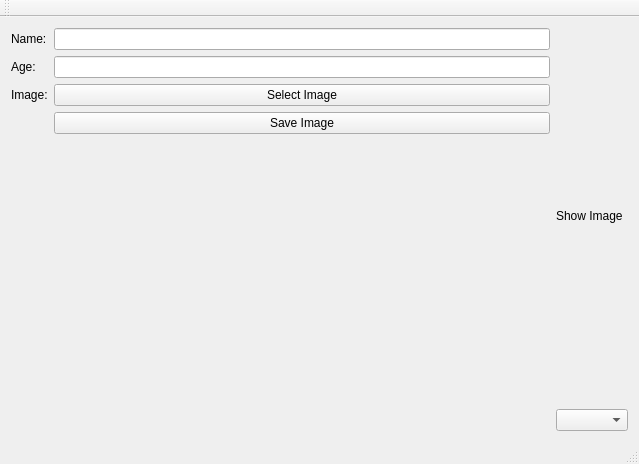
<?xml version="1.0" encoding="UTF-8"?>
<ui version="4.0">
 <class>MainWindow</class>
 <widget class="QMainWindow" name="MainWindow">
  <property name="geometry">
   <rect>
    <x>0</x>
    <y>0</y>
    <width>639</width>
    <height>464</height>
   </rect>
  </property>
  <property name="windowTitle">
   <string>MainWindow</string>
  </property>
  <widget class="QWidget" name="centralWidget">
   <layout class="QVBoxLayout" name="verticalLayout">
    <item>
     <layout class="QGridLayout" name="gridLayout">
      <item row="1" column="1">
       <widget class="QLineEdit" name="txtAge">
        <property name="sizePolicy">
         <sizepolicy hsizetype="Expanding" vsizetype="Fixed">
          <horstretch>0</horstretch>
          <verstretch>0</verstretch>
         </sizepolicy>
        </property>
       </widget>
      </item>
      <item row="4" column="0" colspan="2">
       <widget class="QLabel" name="lblResult">
        <property name="sizePolicy">
         <sizepolicy hsizetype="Preferred" vsizetype="Expanding">
          <horstretch>0</horstretch>
          <verstretch>0</verstretch>
         </sizepolicy>
        </property>
        <property name="text">
         <string/>
        </property>
       </widget>
      </item>
      <item row="0" column="1">
       <widget class="QLineEdit" name="txtName">
        <property name="sizePolicy">
         <sizepolicy hsizetype="Expanding" vsizetype="Fixed">
          <horstretch>0</horstretch>
          <verstretch>0</verstretch>
         </sizepolicy>
        </property>
       </widget>
      </item>
      <item row="2" column="0">
       <widget class="QLabel" name="lblImage">
        <property name="text">
         <string>Image:</string>
        </property>
       </widget>
      </item>
      <item row="3" column="1">
       <widget class="QPushButton" name="btnSaveImage">
        <property name="sizePolicy">
         <sizepolicy hsizetype="Minimum" vsizetype="Fixed">
          <horstretch>0</horstretch>
          <verstretch>0</verstretch>
         </sizepolicy>
        </property>
        <property name="text">
         <string>Save Image</string>
        </property>
       </widget>
      </item>
      <item row="2" column="1">
       <widget class="QPushButton" name="pushButton">
        <property name="sizePolicy">
         <sizepolicy hsizetype="Minimum" vsizetype="Fixed">
          <horstretch>0</horstretch>
          <verstretch>0</verstretch>
         </sizepolicy>
        </property>
        <property name="text">
         <string>Select Image</string>
        </property>
       </widget>
      </item>
      <item row="0" column="0">
       <widget class="QLabel" name="lablName">
        <property name="text">
         <string>Name:</string>
        </property>
       </widget>
      </item>
      <item row="1" column="0">
       <widget class="QLabel" name="lblAge">
        <property name="text">
         <string>Age:</string>
        </property>
       </widget>
      </item>
      <item row="5" column="2">
       <widget class="QComboBox" name="comboBox"/>
      </item>
      <item row="0" column="2" rowspan="5">
       <widget class="QLabel" name="lblShowImage">
        <property name="sizePolicy">
         <sizepolicy hsizetype="Preferred" vsizetype="Expanding">
          <horstretch>0</horstretch>
          <verstretch>0</verstretch>
         </sizepolicy>
        </property>
        <property name="text">
         <string>Show Image</string>
        </property>
       </widget>
      </item>
     </layout>
    </item>
   </layout>
  </widget>
  <widget class="QMenuBar" name="menuBar">
   <property name="geometry">
    <rect>
     <x>0</x>
     <y>0</y>
     <width>639</width>
     <height>25</height>
    </rect>
   </property>
  </widget>
  <widget class="QToolBar" name="mainToolBar">
   <attribute name="toolBarArea">
    <enum>TopToolBarArea</enum>
   </attribute>
   <attribute name="toolBarBreak">
    <bool>false</bool>
   </attribute>
  </widget>
  <widget class="QStatusBar" name="statusBar"/>
 </widget>
 <layoutdefault spacing="6" margin="11"/>
 <resources/>
 <connections/>
</ui>
